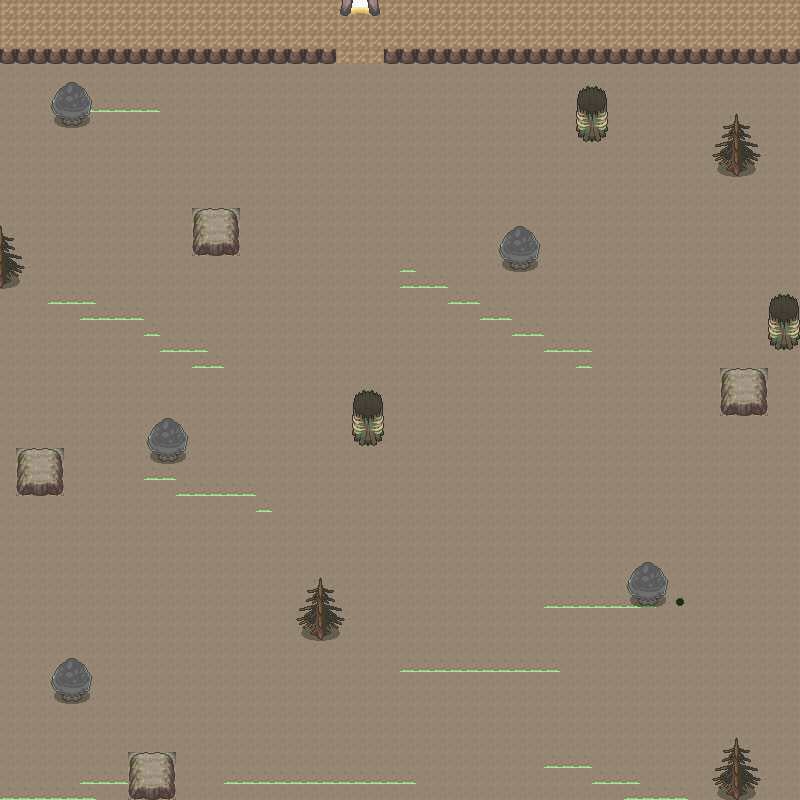

This is a level from a 2D game, rendered from its Tiled map with the project's own tilesets. A one-line summary and the map file follow, with tile-layer data summarised:
An orthogonal 50x50 tile map with 16x16 px tiles, 6 tile layers (tile, obstacles_1, obstacles_2, obstacles_3, ...).

<map version="1.0" orientation="orthogonal" width="50" height="50" tilewidth="16" tileheight="16">
 <tileset firstgid="1" name="tileset2" tilewidth="16" tileheight="16">
  <image source="tileset/tileset2.png" trans="ff00ff" width="2048" height="2048" />
  <tile id="1336">
   <properties>
    <property name="collision" value="" />
   </properties>
  </tile>
  <tile id="1337">
   <properties>
    <property name="collision" value="" />
   </properties>
  </tile>
  <tile id="1342">
   <properties>
    <property name="collision" value="" />
   </properties>
  </tile>
  <tile id="1464">
   <properties>
    <property name="collision" value="" />
   </properties>
  </tile>
  <tile id="1465">
   <properties>
    <property name="collision" value="" />
   </properties>
  </tile>
  <tile id="1470">
   <properties>
    <property name="collision" value="" />
   </properties>
  </tile>
  <tile id="1476">
   <properties>
    <property name="collision" value="" />
   </properties>
  </tile>
  <tile id="1477">
   <properties>
    <property name="collision" value="" />
   </properties>
  </tile>
  <tile id="1592">
   <properties>
    <property name="collision" value="" />
   </properties>
  </tile>
  <tile id="1593">
   <properties>
    <property name="collision" value="" />
   </properties>
  </tile>
  <tile id="1604">
   <properties>
    <property name="collision" value="" />
   </properties>
  </tile>
  <tile id="1605">
   <properties>
    <property name="collision" value="" />
   </properties>
  </tile>
  <tile id="4160">
   <properties>
    <property name="collision" value="" />
   </properties>
  </tile>
  <tile id="4161">
   <properties>
    <property name="collision" value="" />
   </properties>
  </tile>
  <tile id="4162">
   <properties>
    <property name="collision" value="" />
   </properties>
  </tile>
  <tile id="4288">
   <properties>
    <property name="collision" value="" />
   </properties>
  </tile>
  <tile id="4289">
   <properties>
    <property name="collision" value="" />
   </properties>
  </tile>
  <tile id="4290">
   <properties>
    <property name="collision" value="" />
   </properties>
  </tile>
  <tile id="4372">
   <properties>
    <property name="collision" value="" />
   </properties>
  </tile>
  <tile id="4416">
   <properties>
    <property name="collision" value="" />
   </properties>
  </tile>
  <tile id="4417">
   <properties>
    <property name="collision" value="" />
   </properties>
  </tile>
  <tile id="4418">
   <properties>
    <property name="collision" value="" />
   </properties>
  </tile>
  <tile id="5634">
   <properties>
    <property name="cpoint" value="map7_2" />
   </properties>
  </tile>
 </tileset>
 <layer name="tile" width="50" height="50">
  <data>[2500 cells, 2500 non-empty, 2 distinct tile ids]</data>
 </layer>
 <layer name="obstacles_1" width="50" height="50">
  <data>[2500 cells, 133 non-empty, 38 distinct tile ids]</data>
 </layer>
 <layer name="obstacles_2" width="50" height="50">
  <data>[2500 cells, 200 non-empty, 2 distinct tile ids]</data>
 </layer>
 <layer name="obstacles_3" width="50" height="50">
  <data>[2500 cells, 36 non-empty, 9 distinct tile ids]</data>
 </layer>
 <layer name="pbstacles_4" width="50" height="50">
  <data>[2500 cells, 8 non-empty, 4 distinct tile ids]</data>
 </layer>
 <layer name="npc" width="50" height="50">
  <data>[2500 cells, 1 non-empty, 1 distinct tile ids]</data>
 </layer>
</map>
